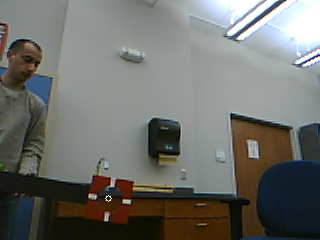
//> input picture ROBOT_2014/TestingGround/OpenCVTesting/edgetest.png, 320 x 240 px
$ ./SURF_Homography edgetest.png snapshot.png   (built with g++ and OpenCV 4)
//> lines starting //> are read from the running program, lines starting //| are printed output that depends on the picture; after the words box and inside, x2 and y2 are one past the last pixel; in counts of white or black regions, pixels touching at a corner belong together
/**
 * @file SURF_Homography
 * @brief SURF detector + descriptor + FLANN Matcher + FindHomography
 * @author A. Huaman
 */

#include <stdio.h>
#include <iostream>
#include "opencv2/core/core.hpp"
#include "opencv2/highgui/highgui.hpp"
#include "opencv2/imgproc/imgproc.hpp"
#include "opencv2/calib3d/calib3d.hpp"
#include "opencv2/nonfree/nonfree.hpp"
#include "opencv2/photo/photo.hpp"

using namespace std;
using namespace cv;

void readme();

/**
 * @function main
 * @brief Main function
 */
int main( int argc, char** argv )
{
  if( argc != 3 )
  { readme(); return -1; }

  Mat img_object = imread( argv[1], CV_LOAD_IMAGE_GRAYSCALE );
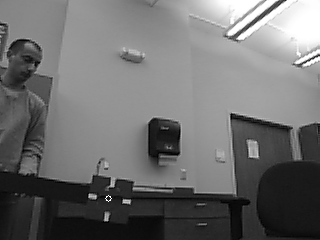
//> img_object: 240 rows x 320 cols, CV_8UC1; min 0, max 255, mean 110.1
  // [25 lines of commented-out code are left out]

  Mat bgr_scene = imread( argv[2], CV_LOAD_IMAGE_COLOR );
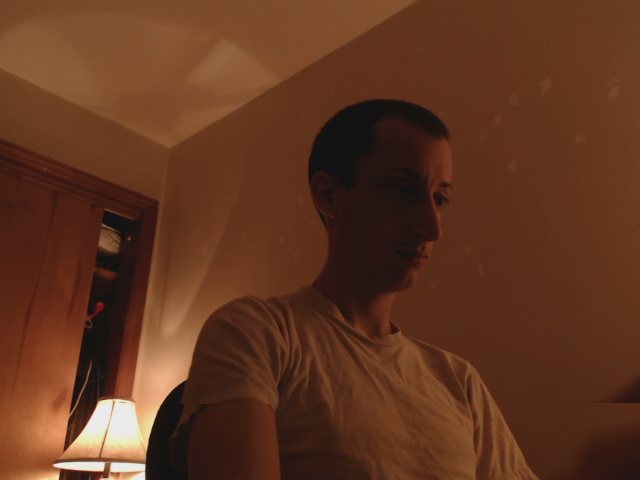
//> input picture ROBOT_2014/TestingGround/OpenCVTesting/snapshot.png, 640 x 480 px
//> bgr_scene is the input picture: 480 rows x 640 cols, CV_8UC3; mean B, G, R 32.7, 54, 96.1

  Mat dns_scene;
  fastNlMeansDenoisingColored( bgr_scene, dns_scene );
   imwrite ( "./dns_scene.png", dns_scene );

  // construct a scene mask for our hue range
  Mat hsv_scene, upr_scene, lwr_scene, sum_scene, scn_erd, scn_mask;
  cvtColor( dns_scene, hsv_scene, CV_BGR2HSV );
//> hsv_scene: 480 rows x 640 cols, CV_8UC3; mean H, S, V 9.6, 168.5, 95.8
  inRange( hsv_scene, Scalar( 172, 120, 70 ), Scalar( 179, 150, 150 ), upr_scene );
//> upr_scene: 480 rows x 640 cols, CV_8UC1; every value is 0
  inRange( hsv_scene, Scalar( 0, 120, 70 ), Scalar( 5, 150, 150 ), lwr_scene );
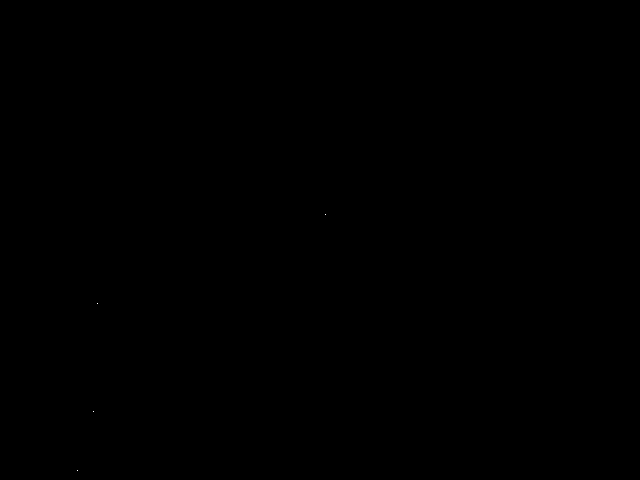
//> lwr_scene: 480 rows x 640 cols, CV_8UC1; 0% white in thin lines or dots, all inside (x1, y1, x2, y2) = (77, 214, 326, 471)
  add( upr_scene, lwr_scene, sum_scene );
   imwrite( "./sum_scene.png", sum_scene );
//  blur( sum_scene, scn_mask, Size ( 5, 5 ) );
  erode( sum_scene, scn_erd, getStructuringElement( MORPH_ELLIPSE, Size ( 3, 3 ) ) );
  dilate( scn_erd, scn_mask, getStructuringElement( MORPH_ELLIPSE, Size ( 5, 5 ) ) );
   imwrite( "./scn_mask.png", scn_mask );

  // apply the hue mask and convert to grayscale for feature detection
  Mat gry_scene, eq_scene, img_scene;
  cvtColor( bgr_scene, gry_scene, CV_BGR2GRAY );
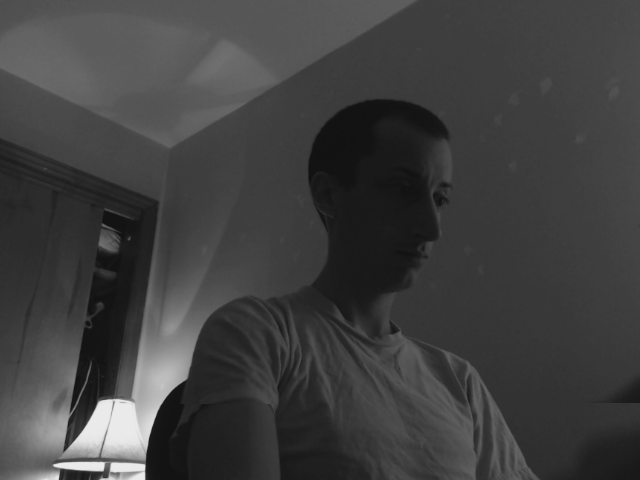
//> gry_scene: 480 rows x 640 cols, CV_8UC1; min 17, max 235, mean 64
  equalizeHist( gry_scene, eq_scene );
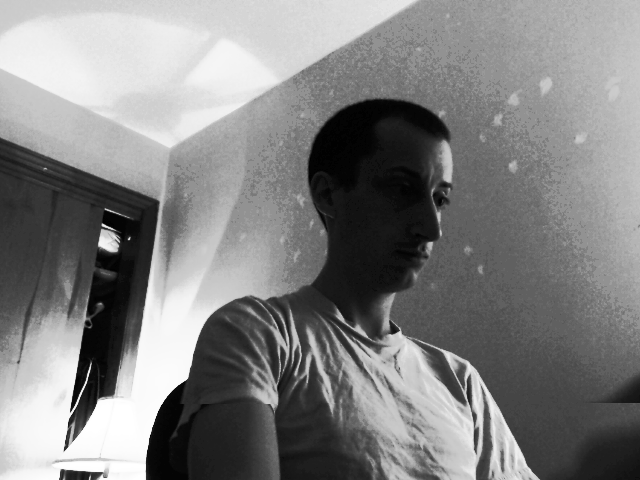
//> eq_scene: 480 rows x 640 cols, CV_8UC1; min 0, max 255, mean 129.7
    imwrite( "./eq_scene.png", eq_scene );
//  img_scene = eq_scene & scn_mask;
  img_scene = scn_mask;
    imwrite( "./img_scene.png", img_scene );

  if( !img_object.data || !img_scene.data )
  { std::cout<< " --(!) Error reading images " << std::endl; return -1; }

  //-- Step 1: Detect the keypoints using SURF Detector
  int minHessian = 600;
//> (the run ends here: the program needs code that is not available in this run, at `SurfFeatureDetector detector( minHessian );`)
